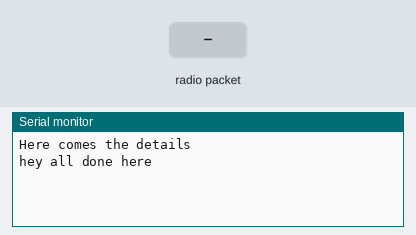
The sketch below on a simulated Arduino Uno, built with avr-gcc and run on an emulated ATmega328P. On the bench: the last lines printed to the serial monitor. Inputs (shaded band) come from the test bench. No radio packets arrive unless stated.

Above: at 1.2 s.
1.3 s: radio packet "1" arrives
At 2.5 s:
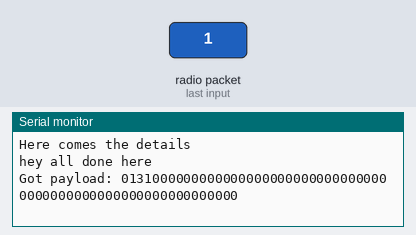
2.8 s: radio packet "0" arrives
At 3.8 s:
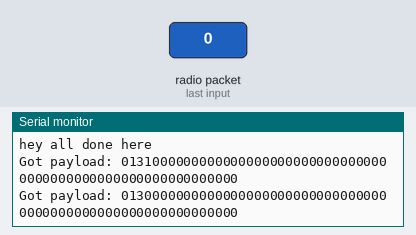
4.3 s: radio packet "2" arrives
At 4.9 s:
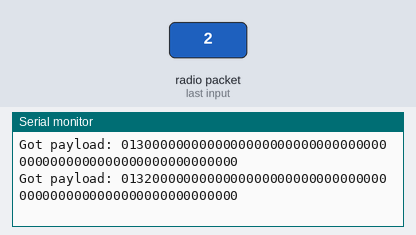

The sketch:

queen.ino
```cpp
#include <SPI.h>
#include "nRF24L01.h"
#include "RF24.h"
#include "printf.h"

#define QUEEN_ID 0x01

// listens on channel 10
// Set up nRF24L01 radio on SPI bus plus pins 9 & 10

RF24 radio(9,10);

const int PAYLOAD_SIZE = 30;

// Open a reading address. This address needs to match the address that the ant is transmitting at
const uint64_t pipes[1] = { 0xE7E7E7E7E7LL };

void setup(void)
{

  Serial.begin(57600);
  printf_begin();
  printf("\n\rQueen\n\r");
  printf("ROLE: Receiver\n\r");

  // Setup and configure rf radio
  radio.begin();
  radio.setChannel(10);
  radio.setPayloadSize(PAYLOAD_SIZE);
  radio.setAutoAck(false);
  radio.setCRCLength(RF24_CRC_8);
//  radio.setRetries(15,15);
//  radio.setPALevel(RF24_PA_MIN);

  // optionally, increase the delay between retries & # of retries
//  radio.setRetries(15,15);
  // radio.setPALevel(RF24_PA_MID);
//  radio.setDataRate(RF24_250KBPS);
  // optionally, reduce the payload size.  seems to
  // improve reliability
  // radio.setPayloadSize(8);

  // read at the pipe
//  radio.openReadingPipe(0,pipes[0]);
  radio.openReadingPipe(1,0xE7E7E7E7E7LL);
  radio.openWritingPipe(0xE7E7E7E7E7LL);

  radio.startListening();
//  transmit_init();
  Serial.println("Here comes the details");
  radio.printDetails();
  Serial.println("hey all done here");
}

void loop(void)
{
  if ( radio.available() )
  {
    // Dump the payloads until we've gotten everything
    byte received_data[PAYLOAD_SIZE];
    bool done = false;
    while (!done)
    {
      done = radio.read( &received_data, PAYLOAD_SIZE );

      // check that it's an ant
//      if ( (received_data[4] | received_data[5] |
//        received_data[6] | received_data[7]) != 0x0) {
        Serial.print("Got payload: ");
        if (QUEEN_ID <= 0xF)
          Serial.print("0");
        Serial.print(QUEEN_ID, HEX);
        for (int i = 0; i < PAYLOAD_SIZE; i++) {
          if (received_data[i] <= 0xF)
            Serial.print("0");
          Serial.print(received_data[i], HEX);
        }
        Serial.println();
//      }
    }
  }

}
```

Measured:
- after the input at 1.3 s, the serial monitor: prints a new line at once (image 1)
- after the input at 2.8 s, the serial monitor: prints a new line at once (image 2)
- after the input at 4.3 s, the serial monitor: prints a new line at once (image 3)
